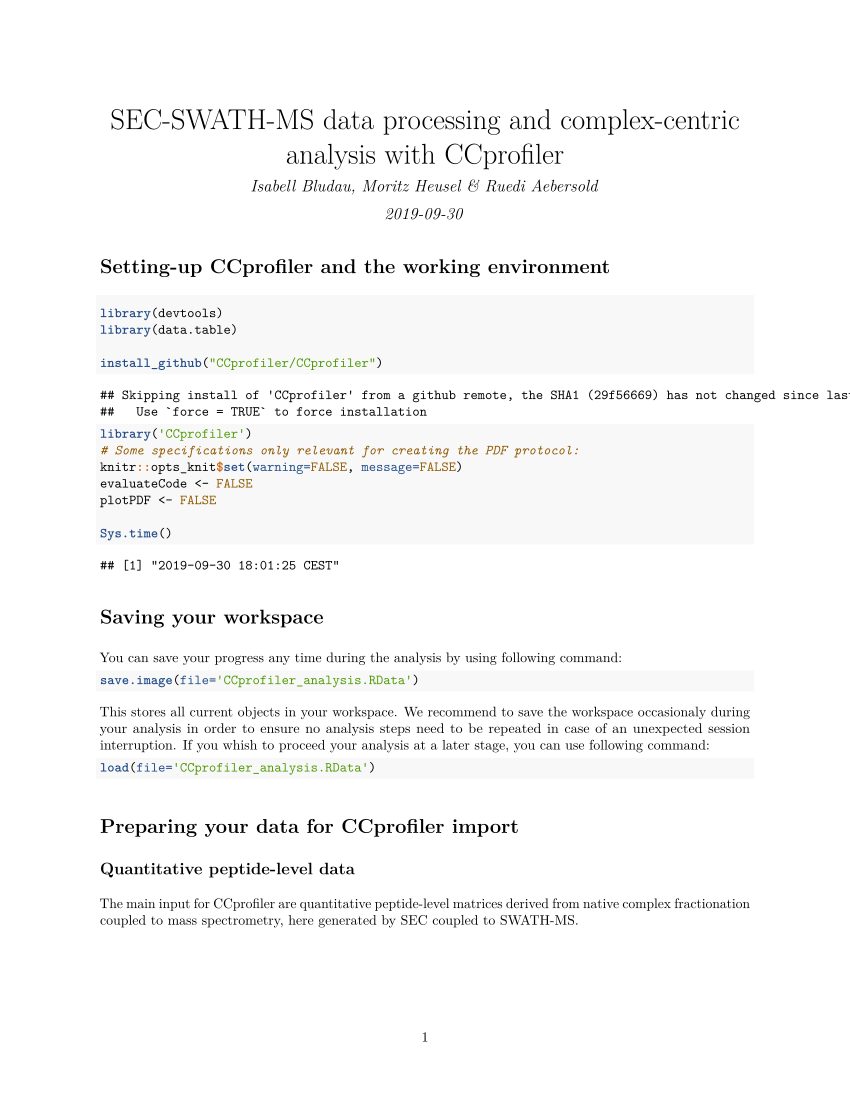

The script that drew this image:
#' ---
#' title: "SEC-SWATH-MS data processing and complex-centric analysis with CCprofiler"
#' author: "Isabell Bludau, Moritz Heusel & Ruedi Aebersold"
#' output: pdf_document
#' ---

#' # Setting-up CCprofiler and the working environment
library(devtools)
library(data.table)

install_github("CCprofiler/CCprofiler")
library('CCprofiler')
# Some specifications only relevant for creating the PDF protocol:
knitr::opts_knit$set(warning=FALSE, message=FALSE)
evaluateCode <- FALSE
plotPDF <- FALSE

Sys.time()

#' # Saving your workspace
#'
#' You can save your progress any time during the analysis by
#' using following command:
#+ eval=`evaluateCode`
save.image(file='CCprofiler_analysis.RData')
#' This stores all current objects in your workspace. We
#' recommend to save the workspace occasionaly during your
#' analysis in order to ensure no analysis steps need to be
#' repeated in case of an unexpected session interruption.
#' If you whish to proceed your analysis at a later stage, you can
#' use following command:
#+ eval=`evaluateCode`
load(file='CCprofiler_analysis.RData')

#' # Preparing your data for CCprofiler import
#'
#' ## Quantitative peptide-level data
#' The main input for CCprofiler are quantitative peptide-level
#' matrices derived from native complex fractionation coupled to
#' mass spectrometry, here generated by SEC coupled to SWATH-MS.
#'
#' ### A.Quantitative peptide-level data generated by OpenSWATH:
quantData_OpenSWATH <- fread("quantData_OpenSWATH.tsv")
# # CCprofiler also has a reduced version of the full
# # input dataset stored internaly as a reference
# quantData_OpenSWATH <- exampleOpenSWATHinput
# head(quantData_OpenSWATH)

#' ### B. Quantitative peptide matrix generated by any software tool:
#'
#' In long format:
quantData_long <- fread("examplePCPdataLong.tsv")
# CCprofiler also has a reduced version of the full
# input dataset stored internaly as a reference
# quantData_long <- examplePCPdataLong
head(quantData_long)

#' In wide format:
quantData_wide <- fread("examplePCPdataWide.tsv")
# # CCprofiler also has a reduced version of the full
# # input dataset stored internaly as a reference
# quantData_wide <- examplePCPdataWide
head(quantData_wide[,1:5])

#' ## Fraction annotation table
#' CCprofiler requires a fraction annotation table that
#' maps each MS run to a given chromatographic fraction number:
fractionAnnotation <- fread("exampleFractionAnnotation.tsv")
# # CCprofiler also has an example fraction annotation
# # stored internaly as a reference
# fractionAnnotation <- exampleFractionAnnotation
head(fractionAnnotation)

#' ## Molecular weight calibration table
#' For native complex separation via SEC, a molecular weight (MW)
#' calibration table can be generated by measuring the apex
#' fractions of an external standard set of reference proteins
#' fractionated on the same SEC setup. By providing such a MW
#' calibration table, CCprofiler can establish a transformation
#' function based on the log-linear relationship between elution
#' fractions and apparent MWs inherent to SEC, thus enabling the
#' annotation of all sampled fractions with an apparent MW:
calibrationTable <- fread("exampleCalibrationTable.tsv")
# # CCprofiler also has an example calibration table
# # stored internaly as a reference
# calibrationTable <- exampleCalibrationTable
calibrationTable

#' ## Trace annotation table
#' A trace annotation table can be provided to CCprofiler,
#' e.g. containing information from UniProt:
#' https://www.uniprot.org/. It can be used to annotate proteins
#' with according gene names and monomeric MWs. A trace annotation
#' table including information about the monomeric MWs of the
#' analyzed proteins is especially recommended for the analysis
#' of SEC datasets and is required for the assessment of global
#' proteome assembly states.
#' CAUTION: The protein_id column in the quantitative matrix needs
#' to match one of the column entries in the annotation table.
#' In our case, the common entry are the UniProt identifiers.
uniprotAnnotation <- fread("exampleTraceAnnotation.tsv")
# # CCprofiler also has an example UniProt annotation
# # stored internaly as a reference
# uniprotAnnotation <- exampleTraceAnnotation
head(uniprotAnnotation, n=2)

#' ## Prior protein connectivity information
#' Complex-centric analysis requires prior protein connectivity
#' information. There are two options:
#'
#' ### A. Defined complex hypotheses, e.g. provided by CORUM
#' (Ruepp et al, 2009)
corumComplexes <- fread("corumComplexHypothesesRedundant.csv")
# # CCprofiler also has all CORUM complexes
# # stored internaly as a reference
# corumComplexes <- corumComplexHypothesesRedundant
head(corumComplexes)
#' ### B. A binary protein-protein interaction network, e.g.
#' provided by BioPlex (v1.0 (Huttlin et al, 2015),
#' http://bioplex.hms.harvard.edu)
BioPlexPPIs <- fread("BioPlexPPIs.tsv")
head(BioPlexPPIs)

save.image(file='CCprofiler_analysis.RData')
Sys.time()

#' # Import traces
#' The traces object is the main data class used in the
#' CCprofiler package. It stores the quantitative profiles
#' ('traces') of peptide or protein intensities across the
#' analyzed chromatographic fractions. Additionally, a
#' traces object can store specific information about each
#' of the peptides, proteins and chromatographic fractions.
#'
#' ## Import from OpenSWATH
#+ eval=`evaluateCode`
pepTraces <- importFromOpenSWATH(data = quantData_OpenSWATH,
                                 annotation_table = fractionAnnotation,
                                 verbose = FALSE)
#' ## Import from any other quantification tool
#' Long format
#+ eval=`evaluateCode`
pepTraces_exampleSubset_long <- importPCPdata(input_data = quantData_long,
                                              fraction_annotation = fractionAnnotation,
                                              rm_decoys = FALSE)
#' Wide format
#+ eval=`evaluateCode`
pepTraces_exampleSubset_wide <- importPCPdata(input_data = quantData_wide,
                                              fraction_annotation = fractionAnnotation,
                                              rm_decoys = FALSE)

save.image(file='CCprofiler_analysis.RData')
Sys.time()

#' # Molecular weight calibration
#' Perform molecular weight calibration based
#' on a provided calibration_table:
#+ eval=`evaluateCode`
calibration = calibrateMW(calibration_table = calibrationTable,
                          PDF = plotPDF)
#' Annotate traces with the apparent molecular
#' weight associated with each SEC fraction as
#' extrapolated from the standard protein molecular
#' weights and associated elution fraction numbers:
#+ eval=`evaluateCode`
pepTraces <- annotateMolecularWeight(traces = pepTraces,
                                     calibration = calibration)

#' # Annotate traces with trace annotation table UniProt
#+ eval=`evaluateCode`
pepTraces <- annotateTraces(traces = pepTraces,
                            trace_annotation = uniprotAnnotation,
                            traces_id_column = "protein_id",
                            trace_annotation_id_column = "Entry")

#' # Detect and impute missing values
#' In most proteomics pipelines, zero intensity values indicate
#' either that the signal is missing at random (no detection due
#' to technical reasons such as interferences from other peptides)
#' or missing not at random (no detection due to cellular
#' concentrations below the detection limit). We suggest that a
#' zero value is considered as missing at random in case a
#' quantitative (non-zero) signal has been detected in both the
#' previous and following fraction. The detected missing at random
#' values are subsequently imputed by a spline fit across the
#' fractionation dimension.
#'
#' Convert zeros in missing value locations to NA:
#+ eval=`evaluateCode`
pepTracesMV <- findMissingValues(traces = pepTraces,
                                 bound_left = 2,
                                 bound_right = 2,
                                 consider_borders = FALSE)
#' Impute NA values by fitting a spline:
#+ eval=`evaluateCode`
pepTracesImp <- imputeMissingVals(traces = pepTracesMV,
                                  method = "spline")
#' Plot imputation summary:
#+ eval=`evaluateCode`
plotImputationSummary(traces = pepTracesMV,
                      tracesImp = pepTracesImp,
                      max_n_traces = 5,
                      PDF = plotPDF)

#' # Filter peptides by consecutive peptide detection
#' Peptides that have never been detected in more than
#' N consecutive fractions, here N=2, are removed from
#' the traces object. This effectively removes false
#' positive peptide detections from the dataset.
#+ eval=`evaluateCode`
pepTracesConsIds <- filterConsecutiveIdStretches(traces = pepTracesImp,
                                                 min_stretch_length = 3,
                                                 remove_empty = TRUE)


#' # Select high-quality proteins based on their average sibling peptide correlation
#' ## Calculate the average sibling peptide correlation (SPC) for each peptide:
#' For each peptide, the average pairwise correlation with the quantitative
#' traces of its sibling peptides, i.e. peptides derived from the same protein,
#' is calculated.
#+ eval=`evaluateCode`
pepTracesSibPepCorr <- calculateSibPepCorr(traces = pepTracesConsIds,
                                           PDF = plotPDF)
#' ## Filter by SPC
#' Peptides below a minimum average SPC cutoff are removed.
#' The rational is that outlier peptides as well as proteins with
#' very heterogeneous quantitative peptide traces are excluded
#' from further analysis. The filtering cutoff can either be
#' automatically determined by a target-decoy based FDR
#' estimation approach (A), or a fixed cutoff can be applied (B):
#'
#' ### A.	SPC based FDR cutoff:
#+ eval=`evaluateCode`
# First estimate the FFT:
# The combined human assay library contains 10316 proteins.
cummulativeProteins <- length(unique(pepTracesSibPepCorr$trace_annotation$protein_id[grep("DECOY",pepTracesSibPepCorr$trace_annotation$protein_id,invert=TRUE)]))
estimatedFFT <- (10316-cummulativeProteins)/10316
# Filter by FDR cutoff using the estimated FFT:
pepTraces_filtered_FDR <- filterBySibPepCorr(traces = pepTracesSibPepCorr,
                                             fdr_cutoff = 0.01,
                                             FFT = estimatedFFT,
                                             rm_decoys = TRUE,
                                             PDF = plotPDF)

#' ### B.	Absolut sibling peptide correlation cutoff:
#+ eval=`evaluateCode`
pepTraces_filtered_absoluteCutoff <- filterBySibPepCorr(traces = pepTracesSibPepCorr,
                                                        fdr_cutoff = NULL,
                                                        absolute_spcCutoff = 0.25,
                                                        rm_decoys = TRUE,
                                                        PDF = plotPDF)

#' #	Data inspection and quality control
#' ## Summary statistics
summary(pepTraces_filtered_FDR)
#' ## Plotting of example traces
#' Exemplary visualization of the Proteasome subunit alpha type-1
#' (UniProt ID = P25786)
#+ eval=`evaluateCode`
test_protein <- c("P25786")

test_peptide_traces <- subset(traces = pepTraces_filtered_FDR,
                              trace_subset_ids = test_protein,
                              trace_subset_type = "protein_id")

plot(test_peptide_traces,
     PDF = plotPDF,
     name = paste0("pepTraces_",test_protein))

save.image(file='CCprofiler_analysis.RData')
Sys.time()

#' # Protein quantification
#' Protein quantification is performed by selecting the top N peptides based on
#' their global intensity across all fractions. Here, we select the two highest
#' peptides with the highest intensity for quantification.
#+ eval=`evaluateCode`
protTraces <- proteinQuantification(traces = pepTraces_filtered_FDR,
                                    topN = 2,
                                    keep_less = FALSE)

#' ## Summary statistics
#+ eval=`evaluateCode`
summary(protTraces)

#' ## Plotting of example traces
#' Exemplary visualization of the Proteasome subunit alpha type-1
#' (UniProt ID = P25786)
#+ eval=`evaluateCode`
test_protein_traces <- subset(traces = protTraces,
                              trace_subset_ids = test_protein,
                              trace_subset_type = "protein_id")

plot(test_protein_traces,
     colour_by = "Entry_name",
     PDF = plotPDF,
     name = paste0("protTraces_",test_protein))

#' ## Overall workflow QC to evaluate the global proteome assembly state
#' The protein-level profiles can then be used to estimate the overall complex
#' assembly state observed in the sample as a quality control to ensure the
#' successful extraction and profiling of largely intact complexes. Here, we
#' evaluate the total MS signal in assembled vs. monomeric range.
#+ eval=`evaluateCode`
summarizeMassDistribution(protTraces,
                          PDF = plotPDF)

save.image(file='CCprofiler_analysis.RData')
Sys.time()

#' # Optimize data analysis based on protein-level parameter grid search
#' A grid search can be performed to determine an optimal set of parameters for the
#' protein- and/or complex-centric proteome profiling workflow. This optimal
#' parameter set depends mostly on the co-fractionation characteristics and MS setup.
#'
#' ## Randomly select a subset of proteins for the grid search
#' The selected subset of proteins should be representative of the proteome, thereby
#' providing a trade-off between coverage and computational run-time. From our experience,
#' selecting < 100 proteins suffers in regard to robustness, while >500 proteins will
#' require a lot of processing time. We therefore propose a random selection of ~500 proteins.
#+ eval=`evaluateCode`
all_proteins <- unique(pepTraces_filtered_absoluteCutoff$trace_annotation$protein_id)
testProtein_idx <- sample(1:length(all_proteins), 500)
testProteins = all_proteins[testProtein_idx]
peptideTracesSubset = subset(traces = pepTraces_filtered_FDR,
                             trace_subset_ids = testProteins,
                             trace_subset_type = "protein_id")

#' ## Perform parameter grid search
#' The grid search performs a peptide co-elution peak group finding for a selected
#' combination of parameters with the goal to determine a good parameter set for
#' the following analyses. Please note that the selection of suitable parameters is
#' for the grid seach is critical.
#+ eval=`evaluateCode`
gridFeatures <- performProteinGridSearch(traces = peptideTracesSubset,
                                         corrs = c(0.8,0.9,0.95),
                                         windows = c(8,10),
                                         smoothing = c(7,9),
                                         rt_heights = c(1,3),
                                         n_cores = 3)

#' ## Score protein features across all grid search parameters and select the best parameter set
#+ eval=`evaluateCode`
gridFeatures_scored <- lapply(gridFeatures,
                              calculateCoelutionScore)

gridFeatures_qvalues <- lapply(gridFeatures_scored,
                               calculateQvalue,
                               plot = FALSE)

gridFeatures_stats <- qvaluePositivesPlotGrid(featuresGrid = gridFeatures_qvalues,
                                              colour_parameter = "corr",
                                              PDF = plotPDF)

bestParameters <- getBestQvalueParameters(stats = gridFeatures_stats,
                                          FDR_cutoff = 0.05)

bestParameters

write.table(bestParameters,
            "bestParameters.tsv",
            sep = "\t",
            quote = FALSE,
            row.names = FALSE)

save.image(file='CCprofiler_analysis.RData')
Sys.time()


#' # Protein-centric analysis
#' Protein-centric analysis detects peptide co-elution peak groups
#' along the chromatographic dimension. Each detected peak (‘protein feature’)
#' represents the protein in a specific assembly state, i.e. monomeric or bound
#' to different protein complexes.
#'
#' ## Perform protein feature finding
#+ eval=`evaluateCode`
proteinFeatures <- findProteinFeatures(traces = pepTraces_filtered_FDR,
                                       corr_cutoff = bestParameters$corr,
                                       window_size = bestParameters$window,
                                       rt_height = bestParameters$rt_height,
                                       smoothing_length = bestParameters$smoothing_length,
                                       collapse_method = "apex_only",
                                       perturb_cutoff = "5%",
                                       parallelized = TRUE,
                                       n_cores = 3,
                                       useRandomDecoyModel = TRUE)

#' ## Score detected protein features and estimate FDR
#+ eval=`evaluateCode`
proteinFeatures_scored <- scoreFeatures(features = proteinFeatures,
                                        FDR = 0.05,
                                        PDF = plotPDF)

write.table(proteinFeatures_scored,
            "proteinFeatures_scored.tsv",
            sep = "\t",
            quote = FALSE,
            row.names = FALSE)

#' ## Inspect summary statistics on resulting protein features
#' The resulting figures provide information about the number of unique assembly
#' states detected for all the proteins as well as about the number of proteins
#' with at least one assembled protein signal (MW >= 2x monomeric MW in SEC).
#+ eval=`evaluateCode`
summarizeFeatures(feature_table = proteinFeatures_scored,
                  PDF = plotPDF,
                  name = "proteinFeatures_summary")

#' ## Visualize and inspect protein features
#+ eval=`evaluateCode`
plotFeatures(feature_table = proteinFeatures_scored,
             traces = pepTraces_filtered_FDR,
             calibration = calibration,
             feature_id = test_protein,
             annotation_label = "Entry_name",
             onlyBest = FALSE,
             peak_area = TRUE,
             monomer_MW = TRUE,
             PDF = plotPDF,
             name = paste0("proteinFeatures_",test_protein))

#' Plot all detected proteins
#+ eval=`evaluateCode`
allDetectedProteins <- unique(proteinFeatures_scored$protein_id)
pdf("allDetectedProteins.pdf", height = 6, width = 8)
for (protein in allDetectedProteins) {
  plotFeatures(feature_table = proteinFeatures_scored,
               traces = pepTraces_filtered_FDR,
               calibration = calibration,
               feature_id = protein,
               annotation_label = "Entry_name",
               onlyBest = FALSE,
               peak_area = TRUE,
               monomer_MW = TRUE,
               PDF = FALSE)
}
dev.off()

save.image(file='CCprofiler_analysis.RData')
Sys.time()

#' # Complex-centric analysis
#' Complex feature finding represents the central step of complex-centric analysis
#' using *CCprofiler*. Based on prior protein interaction data and quantitative
#' fractionation profiles, CCprofiler detects groups or subgroups of locally co-eluting
#' proteins, indicating the presence of protein-protein complexes in the biological
#' sample. Target complex queries are supplemented with decoy complex queries to
#' support error control of the reported results. The result is a table summarizing
#' the presence and composition of protein-protein complexes in the biological sample
#' analyzed.
#'
#' ## Complex query generation
#' In general the complex feature detection is very similar to the protein feature
#' detection with the difference that complex hypotheses have to be generated at the
#' beginning. This includes both target and decoy complex hypotheses for error
#' estimation.
#'
#' ### Prepare target complex queries
#' There are two options for protein complex target generation in CCprofiler:
#' (A) use defined protein complex models for direct use as queries
#' (2 or more subunits, e.g. from CORUM) or (B) use a protein-protein
#' interaction network from which target complex queries can be extracted.
#'
#' #### A) Inspect the coverage of pre-defined protein complex queries
#' from the previously loaded CORUM database
#+ eval=`evaluateCode`
plotSummarizedMScoverage(hypotheses = corumComplexes,
                         protTraces = protTraces,
                         PDF = plotPDF,
                         name_suffix = "CORUM")

#' #### B) Generate and inspect protein complex queries from binary PPI
#' networks based on the previously loaded BioPlex network
#+ eval=`evaluateCode`
pathLengthBioPlexPPIs <- calculatePathlength(BioPlexPPIs)
networkTargetsBioPlexPPIs <- generateComplexTargets(dist_info = pathLengthBioPlexPPIs,
                                                    max_distance = 1,
                                                    redundancy_cutoff = 0)

head(networkTargetsBioPlexPPIs)

plotSummarizedMScoverage(hypotheses = networkTargetsBioPlexPPIs,
                         protTraces = protTraces,
                         PDF = plotPDF,
                         name_suffix = "BioPlex")

save.image(file='CCprofiler_analysis.RData')
Sys.time()


#' ### Prepare decoy complex queries
#' Decoy complex queries are generated based on the target complex
#' query set and its underlying network structure. The minimum distance
#' specifies the minimal number of edges between any two proteins
#' within any generated decoy complex query. It is important that the
#' interaction network based on the targets is large enough to generate
#' a random decoy set that does not overlap with the target complex
#' queries. We recommend complex query sets of at least 1000 targets
#' for the decoy based approach.
#'
#+ eval=`evaluateCode`
binaryCorumComplexes <- generateBinaryNetwork(corumComplexes)

pathLengthCorumComplexes <- calculatePathlength(binaryCorumComplexes)

corumComplexesPlusDecoys <- generateComplexDecoys(target_hypotheses = corumComplexes,
                                                  dist_info = pathLengthCorumComplexes,
                                                  min_distance = 2,
                                                  append = TRUE)

save.image(file='CCprofiler_analysis.RData')
Sys.time()

#' ## Complex-centric detection of protein co-elution features
#' Protein complex features are determined similar to the protein features described
#' above. First, a sliding window strategy is applied, where all proteins of a protein
#' complex hypothesis are tested for local profile correlation. If a subset of the
#' proteins within a protein complex hypothesis correlate better then the specified
#' cutoff, a protein complex feature is initiated, followed by peak detection within
#' the regions of high correlation.
#'
#' ### Perform complex feature finding
#+ eval=`evaluateCode`
complexFeatures <- findComplexFeatures(traces = protTraces,
                                       complex_hypothesis = corumComplexesPlusDecoys,
                                       corr_cutoff = bestParameters$corr,
                                       window_size = bestParameters$window,
                                       rt_height = bestParameters$rt_height,
                                       smoothing_length = bestParameters$smoothing_length,
                                       collapse_method = "apex_network",
                                       perturb_cutoff = "5%",
                                       parallelized = TRUE,
                                       n_cores = 3)

#' ### Filter complex features according to their apparent molecular weight
#' Detected protein complex features that elute at an apparent molecular weight
#' lower than any of the monomeric molecular weights of its subunits are removed
#+ eval=`evaluateCode`
complexFeaturesFilteredMW <- filterFeatures(feature_table = complexFeatures,
                                            min_monomer_distance_factor = 2)


#' ## Select best complex feature for scoring
#' Select only the best complex feature, i.e. the complex signal with most
#' subunits and highest correlation. This step is necessary prior to the
#' statistical scoring, because individual elution peaks are not independent.
#+ eval=`evaluateCode`
complexFeaturesBest <- getBestFeatures(feature_table = complexFeaturesFilteredMW)

complexFeaturesBest_scored <- scoreFeatures(features = complexFeaturesBest,
                                            FDR = 0.05,
                                            PDF = plotPDF,
                                            name = "complex_qvalueStats")

summarizeFeatures(complexFeaturesBest_scored,
                  PDF = plotPDF,
                  name = "complexFeaturesBest_summary")

#' ## Append secondary features
#' Once the best complex feature per query was scored, secondary signals can
#' be appended to the result table based on a user defined correlation cutoff.
#+ eval=`evaluateCode`
complexFeaturesAll <- appendSecondaryComplexFeatures(
                        scoredPrimaryFeatures = complexFeaturesBest_scored,
                        allFeatures = complexFeaturesFilteredMW,
                        peakCorr_cutoff = 0.5)

write.table(complexFeaturesAll,
            "complexFeaturesAll.tsv",
            sep = "\t",
            quote = FALSE,
            row.names = FALSE)

#' ## Inspect summary statistics on resulting protein features
#+ eval=`evaluateCode`
summarizeFeatures(complexFeaturesAll,
                  PDF = plotPDF,
                  name = "complexFeaturesAll_feature_summary")

#' ## Visualize and inspect detected complex features
#+ eval=`evaluateCode`
plotSummarizedComplexes(complexFeatures = complexFeaturesAll,
                        hypotheses = corumComplexes,
                        protTraces = protTraces,
                        PDF = plotPDF)

#' ### Plot example complex
#+ eval=`evaluateCode`
testComplex <- unique(complexFeaturesAll$complex_id)[1]
plotFeatures(feature_table = complexFeaturesAll,
             traces = protTraces,
             calibration = calibration,
             feature_id = testComplex,
             annotation_label = "Entry_name",
             onlyBest = FALSE,
             peak_area = TRUE,
             monomer_MW = TRUE,
             PDF = plotPDF,
             name = paste("complexFeatures_",testComplex))

#' ### Plot all detected complexes
#+ eval=`evaluateCode`
allDetectedComplexes <- unique(complexFeaturesAll$complex_id)
pdf("allDetectedComplexes.pdf", height = 6, width = 8)
for (complex in allDetectedComplexes) {
  plotFeatures(feature_table = complexFeaturesAll,
               traces = protTraces,
               calibration = calibration,
               feature_id = complex,
               annotation_label = "Entry_name",
               onlyBest = FALSE,
               peak_area = TRUE,
               monomer_MW = TRUE,
               PDF = FALSE)
}
dev.off()

save.image(file='CCprofiler_analysis.RData')
Sys.time()

#' ## Protein complex feature collapsing
#' Collapse overlapping and redundant co-elution evidence
#' to delineate complexes and complex families with defined
#' co-elution of subunits
#+ eval=`evaluateCode`
complexFeaturesUnique <- getUniqueFeatureGroups(
                            feature_table = complexFeaturesBest_scored,
                            rt_height = 0,
                            distance_cutoff = 1.25)

complexFeaturesCollapsed <- callapseByUniqueFeatureGroups(
                              feature_table = complexFeaturesUnique,
                              rm_decoys = TRUE)

write.table(complexFeaturesCollapsed,
            "complexFeaturesCollapsed.tsv",
            sep = "\t",
            quote = FALSE,
            row.names = FALSE)

#' Plot all collapsed complexes
#+ eval=`evaluateCode`
allCollapsedComplexes <- unique(complexFeaturesCollapsed$complex_id)
pdf("allCollapsedComplexes.pdf", height = 6, width = 8)
for (complex in allCollapsedComplexes) {
  plotFeatures(feature_table = complexFeaturesCollapsed,
               traces = protTraces,
               calibration = calibration,
               feature_id = complex,
               annotation_label = "Entry_name",
               onlyBest = FALSE,
               peak_area = TRUE,
               monomer_MW = TRUE,
               PDF = FALSE)
}
dev.off()

save.image(file='CCprofiler_analysis.RData')
Sys.time()
